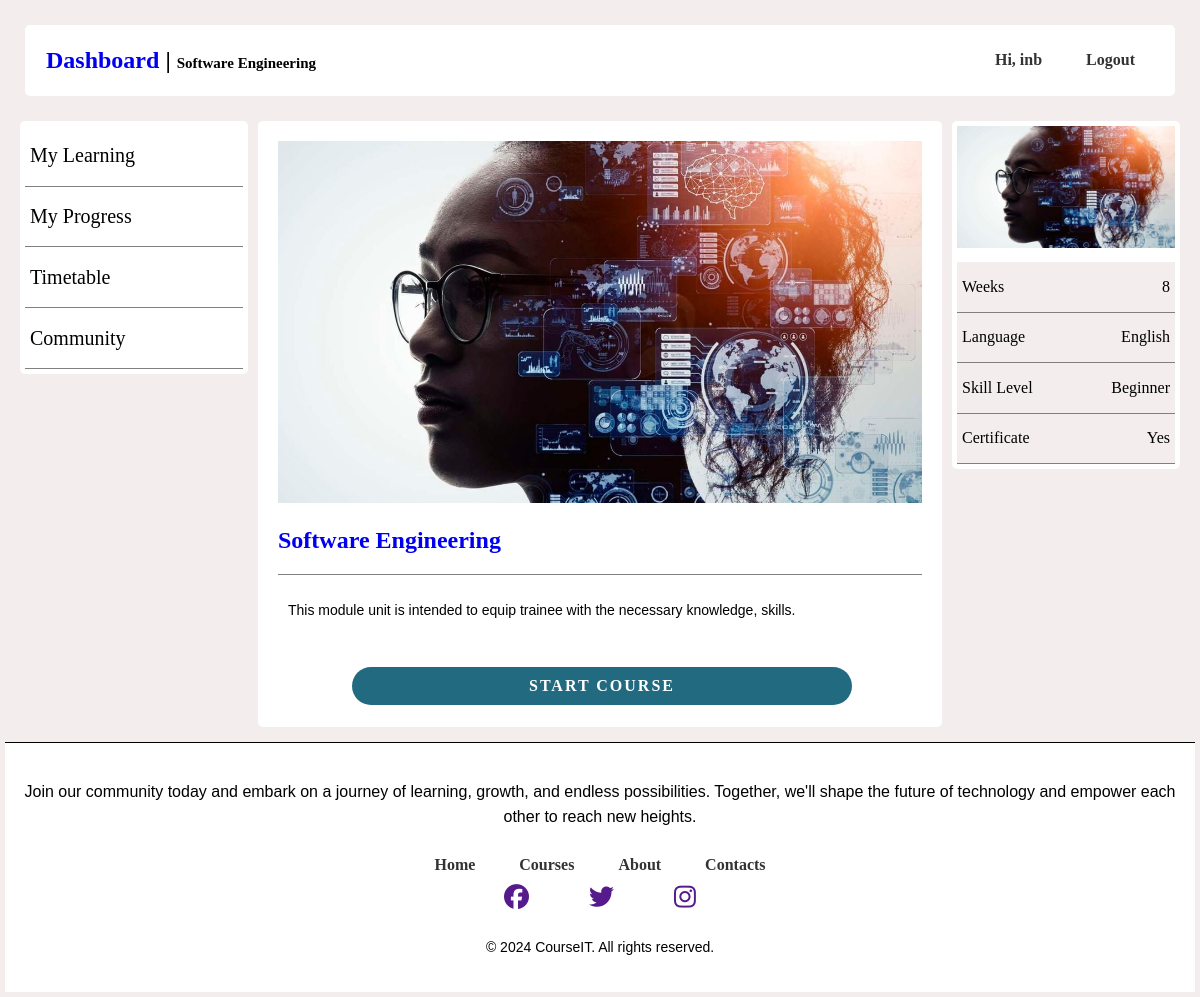
Page /course/3/ (signed in) on the committed database.
### index/models.py (models this page shows, shortened)
class Course (models.Model):
    title = models.CharField(max_length=200)
    description = models.TextField()
    image = models.ImageField(upload_to='images/', default='img1.png')

### index/views.py (the view)
# urls.py: path("course/<int:pk>/", views.CourseDetailView.as_view(), name="course_detail"),
@method_decorator(login_required(login_url='sign-in'), name='dispatch')
class CourseDetailView(DetailView):
    model = Course
    template_name = "index/course_detail.html"

### index/templates/index/course_detail.html (shortened to what this page needs)
{%load static%}
<!DOCTYPE html>
<html lang="en">
<head>
    <link rel="stylesheet" href="{% static 'css/styles.css' %}">
    <link rel="stylesheet" href="https://cdnjs.cloudflare.com/ajax/libs/font-awesome/6.5.1/css/all.min.css">
</head>
    <body>
        <div class="nav-bar">
            <div class="header">
                <div class="div1">
                    <h2><a style="text-decoration: none;"href="{% url 'dashboard' %}">Dashboard</a> | <span style="font-size:15px;"> {{ course.title }} </span></h2>
                </div>
                <div>
                    <nav>
                        <a class="main-logout" href="">Hi, {{request.user}} </a>
                        <a class="main-logout" href="{% url 'sign-out' %}">Logout</a>
                    </nav>
                </div>
            </div>
        </div>
        <div class="content-div">
            <div class="side-bar">
                <div>
                    <a href="">
                    <div class="side-bar-divs">
                        <h1>My Learning</h1>
                    </div></a>
                    <a href="">
                    <div class="side-bar-divs">
                        <h1>My Progress</h1>
                    </div></a>
                    <a href="">
                    <div class="side-bar-divs">
                        <h1>Timetable</h1>
                    </div></a>
                    <a href="">
                    <div class="side-bar-divs">
                        <h1>Community</h1>
                    </div></a>
                </div>
            </div>
            <div class="cos-detail">
                <div class="content">
                    <div class="post-entry">
                        <div>
                            <img src="{{ course.image.url }}" width="100%">
                        </div>
                        <div class="course-title">
                            <h2 class="post-title" ><a style="text-decoration: none;" href="{% url 'course_detail' course.pk %}">{{ course.title }}</a></h2>
                        </div>
                        <div class="course-desc">
                            <p>{{ course.description }}</p>
                        </div>
                        <div class="view-cos">
                            <a class="get-started-btn" href="{% url 'course_detail' course.pk %}">Start Course</a>
                        </div>
                    </div>
                </div>
            </div>
            <div class="more-info">
                <div>
                    <img src="{{ course.image.url }}" width="100%">
                </div>
                <div>
                    <div class="more-info-divs">
                        <h1>Weeks</h1>
                        <h1>8</h1>
                    </div>
                    <div class="more-info-divs">
                        <h1>Language</h1>
                        <h1>English</h1>
                    </div>
                    <div class="more-info-divs">
                        <h1>Skill Level</h1>
                        <h1>Beginner</h1>
                    </div>
                    <div class="more-info-divs">
                        <h1>Certificate</h1>
                        <h1>Yes</h1>
                    </div>
                </div>
            </div>
        </div>
        <footer>
            <div>
                <p>Join our community today and embark on a journey of learning, growth, and endless possibilities. Together, we'll shape the future of technology and empower each other to reach new heights.</p>
            </div>
            <div class="footer-nav">
                <div>
                    <nav>
                        <a href="{% url 'index' %}">Home</a>
                        <a href="{% url 'courses' %}">Courses</a>
                        <a href="{% url 'about' %}">About</a>
                        <a href="{% url 'index' %}">Contacts</a>
                    </nav>
                </div>
                <div class="media-icons">
                    <a href=""><i class="fa-brands fa-facebook"></i></a>
                    <a href=""><i class="fa-brands fa-twitter"></i></a>
                    <a href=""><i class="fa-brands fa-instagram"></i></a>
                </div>
                <div class="copyright-info">
                    <p>&copy; 2024 CourseIT. All rights reserved.</p>
                </div>
            </div>
        </footer>
    </body>
</html>

### index/static/css/styles.css (style rules this page uses)
body { justify-content: center; align-items: center; background: hsl(0, 19%, 94%); margin: 5px; }
a { text-decoration: none; }
.content { display: flex; flex-wrap: wrap; justify-content: center; align-items: center; margin-bottom: 50px; margin: 0 auto; padding-bottom: 10px; }
.content-div { height: 100%; display: flex; padding: 0 10px 10px 10px; }
.content-div .side-bar { height: 100%; width: 20%; margin: 5px; border-radius: 5px; background-color: white; }
.content-div .side-bar div { padding: 5px; }
.side-bar-divs { border-bottom: solid gray; border-width: 1px; display: flex; justify-content: space-between; padding: 5px; }
.content-div .side-bar div h1 { color: #000000; font-size: 20px; font-weight: 500; }
.content-div .cos-detail { width: 60%; height: 100%; margin: 5px; border-radius: 5px; background-color: white; }
.content-div .cos-detail .content { padding: 20px; }
.content-div .more-info { width: 20%; height: 100%; margin: 5px; border-radius: 5px; background-color: white; display: flex; flex-direction: column; }
.content-div .more-info div { padding: 5px; }
.more-info-divs { border-bottom: solid gray; border-width: 1px; display: flex; justify-content: space-between; background-color: hsl(0, 19%, 94%); padding: 5px; }
.content-div .more-info div h1 { font-size: 16px; font-weight: 400; }
.course-desc { font-size: 14px; border-top: solid 1px gray; height: 90px; }
.view-cos { margin: 2px; width: 100%; display: flex; justify-content: center; }
.get-started-btn { text-decoration: none; color: #ffffff; background: #226A80; text-transform: uppercase; font-weight: 700; letter-spacing: 2px; padding: 10px 25px; border-radius: 30px; transition: 0.3s; transition-property: background-color; width: 70%; text-align: center; }
.nav-bar { margin: 0 auto; padding: 20px; }
.header { display: flex; justify-content: space-between; align-items: center; padding: 1px 20px; background-color: white; border-radius: 5px; }
.div1 { padding: 1px; border-radius: 5px; }
nav a { position: relative; font-size: 1.1 rem; font-weight: bolder; color: #333; text-decoration: none; padding: 6px 20px; transition: .5s; justify-content: center; align-items: center; font-weight: bolder; }
footer { background-color: #ffffff; border-top: solid 1px #000000; padding: 10px 0; text-align: center; align-items: center; }
.copyright-info { flex: 1; padding-left: 0px; }
.copyright-info p { font-size: 14px; }
p { color: #000000; line-height: 1.6; padding: 10px; font-family: Arial, sans-serif; }
.footer-nav .media-icons { margin: 10px 50px; }
.media-icons { display: flex; justify-content: center; align-items: center; }
.media-icons a { position: relative; font-size: 25px }
.media-icons a:not(:last-child) { margin-right: 60px; }

### rows in the picture
Course: title "Software Engineering", image (picture), description "This module unit is intended to equip trainee with the necessary knowledge, skills."

### other values in the picture
{{ request.user }} "inb"
